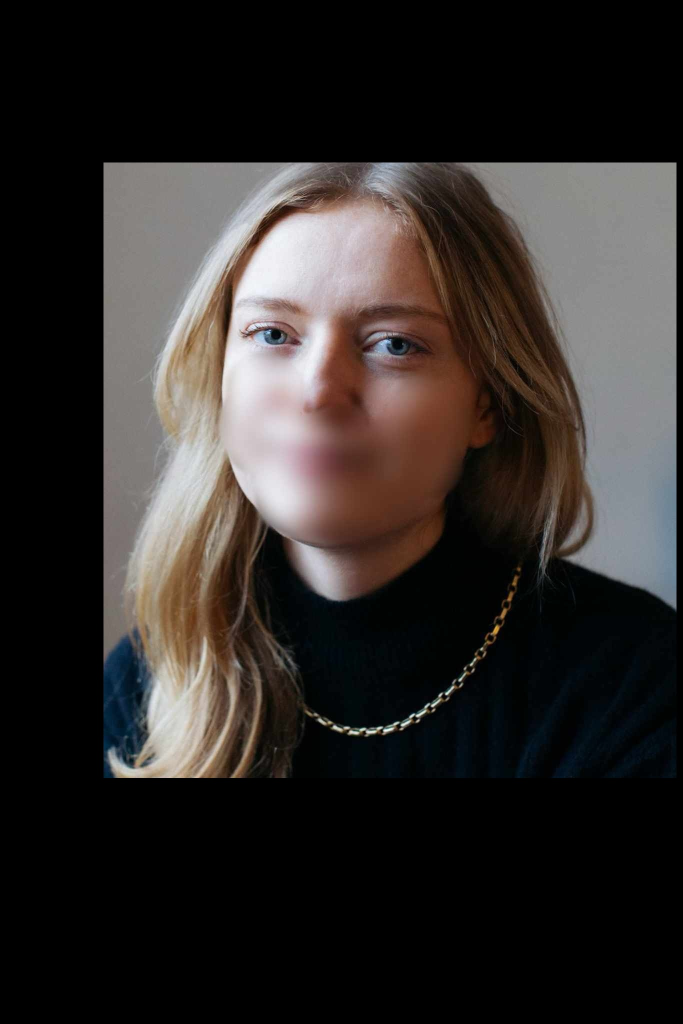
#> input picture isolated_patch.jpg, 1365 x 2048 px (shown at 1/2 size)
$ python -i preprocessing.py   (imports and definitions only)
#> lines starting #> are read from the running program, lines starting #| are printed output that depends on the picture
import os
import cv2 as cv
from config import (IMAGE_SIZE, USE_FULL_PREPROCESSING, USE_CLAHE,
                    USE_DENOISING, USE_SHARPENING, CLAHE_CLIP_LIMIT, CLAHE_GRID_SIZE)

def preprocess_image(image_path, size=IMAGE_SIZE):
    """
    Enhanced preprocessing with configurable options
    Set USE_FULL_PREPROCESSING=True in config.py for complete algorithm
    """
#> called with image_path = 'isolated_patch.jpg', size = (224, 224)
    if not os.path.exists(image_path):
        raise FileNotFoundError(f"Error: Image not found {image_path}")

    image = cv.imread(image_path, cv.IMREAD_COLOR)
#> image is the input picture: shape (2048, 1365, 3); mean B, G, R 41.8, 43.9, 48.4
    if image is None:
        raise FileNotFoundError(f"Error: Could not read image {image_path}")

    if USE_FULL_PREPROCESSING or USE_CLAHE:
        lab = cv.cvtColor(image, cv.COLOR_BGR2LAB)
#> lab: shape (2048, 1365, 3); mean of channels 0, 1, 2 47, 129.8, 130.1
        l, a, b = cv.split(lab)
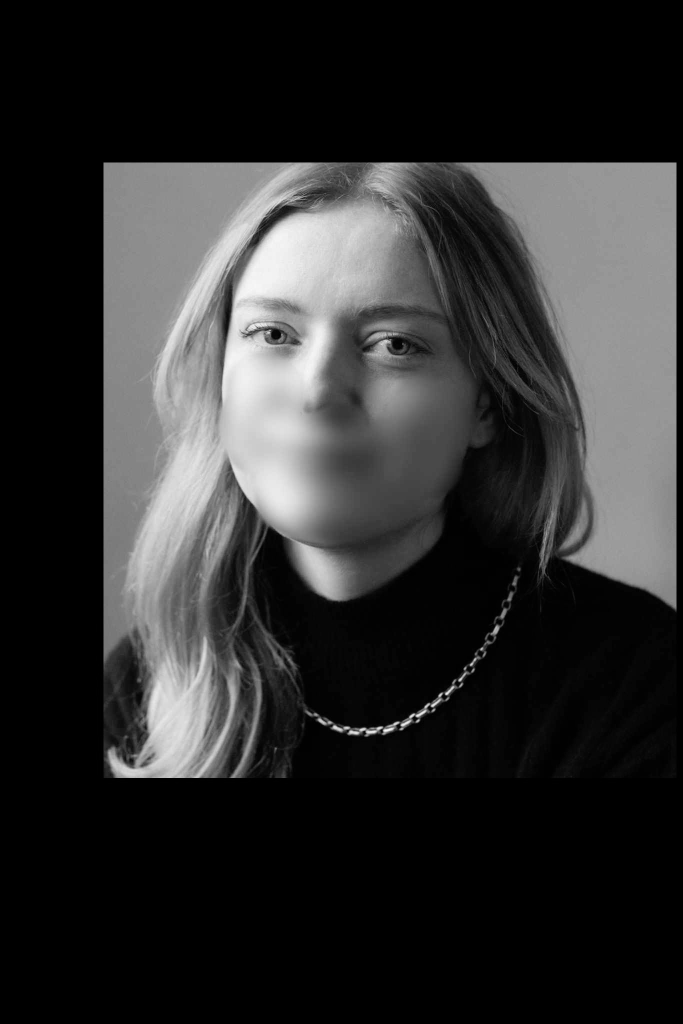
#> l: shape (2048, 1365) (shown at 1/2 size); min 0, max 250, mean 47
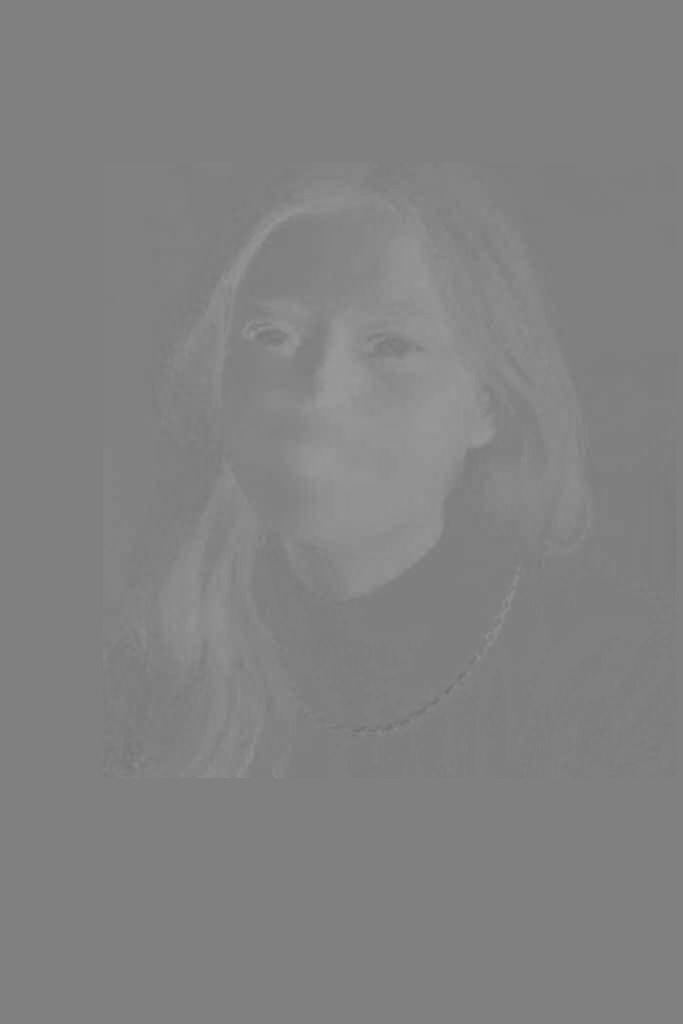
#> a: shape (2048, 1365) (shown at 1/2 size); min 110, max 155, mean 129.8
        clahe = cv.createCLAHE(clipLimit=CLAHE_CLIP_LIMIT, tileGridSize=CLAHE_GRID_SIZE)
        l = clahe.apply(l)
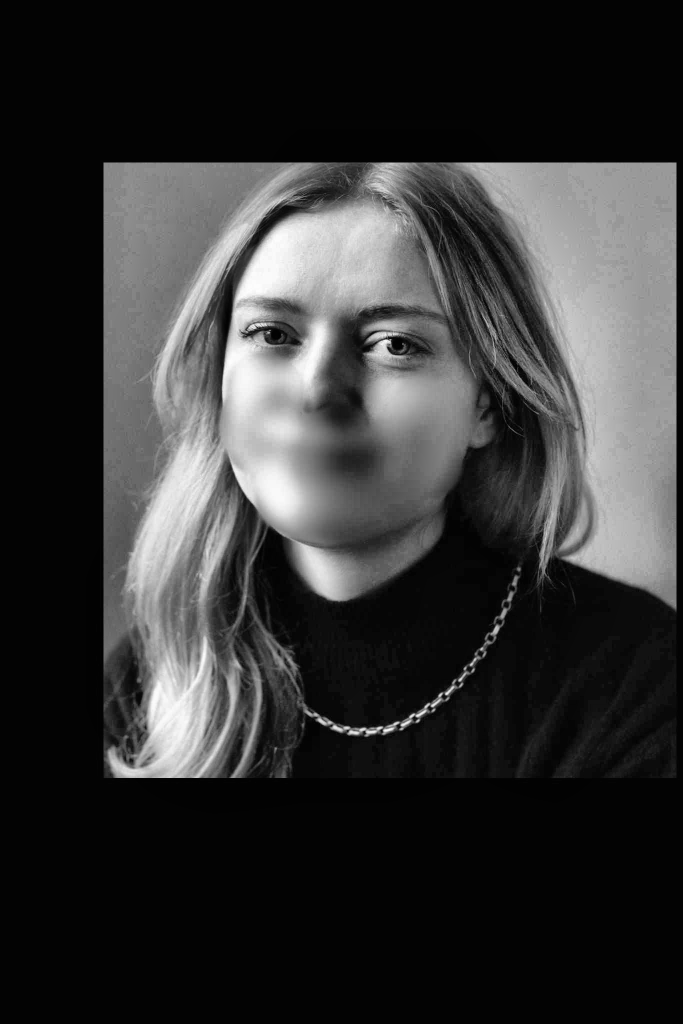
#> l: shape (2048, 1365) (shown at 1/2 size); min 0, max 254, mean 52
        lab = cv.merge([l, a, b])
#> lab: shape (2048, 1365, 3); mean of channels 0, 1, 2 52, 129.8, 130.1
        image = cv.cvtColor(lab, cv.COLOR_LAB2BGR)
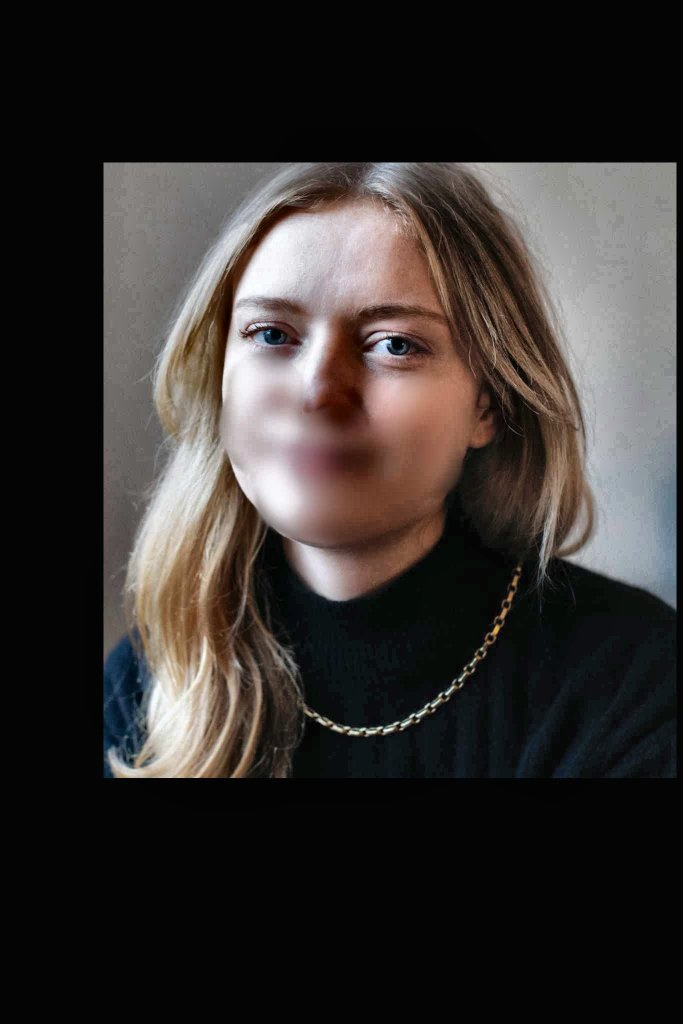
#> image: shape (2048, 1365, 3) (shown at 1/2 size); mean B, G, R 47.2, 49.5, 54.1

    if USE_FULL_PREPROCESSING or USE_DENOISING:
        image = cv.fastNlMeansDenoisingColored(image, None, 10, 10, 7, 21)

    if USE_FULL_PREPROCESSING or USE_SHARPENING:
        gaussian = cv.GaussianBlur(image, (0, 0), 2.0)
        image = cv.addWeighted(image, 1.5, gaussian, -0.5, 0)
    image = cv.resize(image, size)
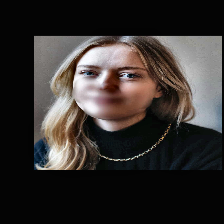
#> image: shape (224, 224, 3); mean B, G, R 47, 49.2, 53.8
    image_rgb = cv.cvtColor(image, cv.COLOR_BGR2RGB)

    return image_rgb, image

>>> result = preprocess_image('isolated_patch.jpg')
